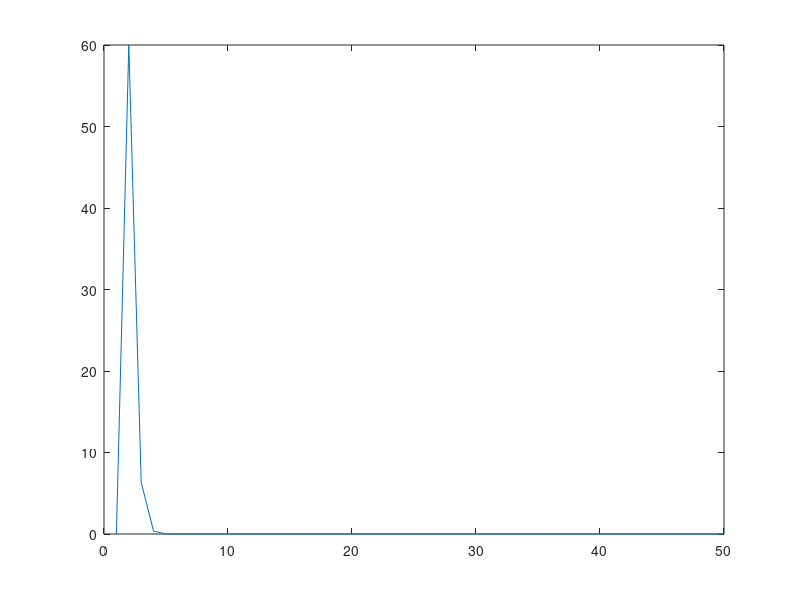

This figure's MATLAB source:
clear all;
clc;
a=[];
b=[];
b(1)=0;

for i=1:1:50
    if i==1
        a(i)=1.5;
    else    
        j=2*i-1;
        a(i)=a(i-1)+((-1).^(i+1)*(1.5.^j))/(factorial(j));
        b(i)=abs((a(i-1)-a(i))/a(i))*100;
    end
end

k=1:1:50
plot(k,b);